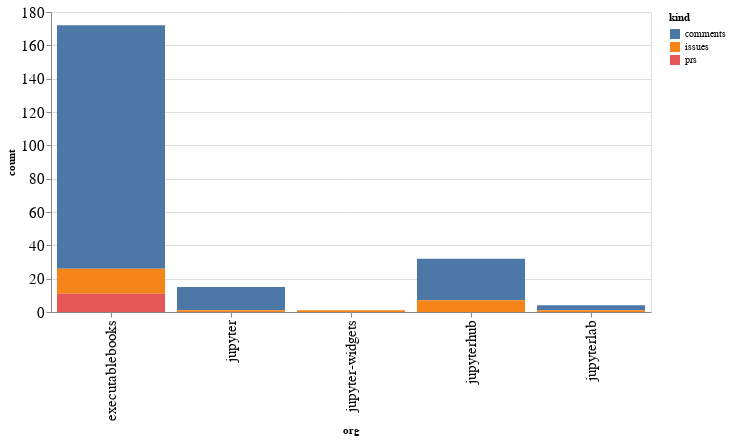

The code cell stored with this chart in its notebook:
### Code cell
alt.Chart(org_summaries, width=600).mark_bar().encode(
    x='org',
    y='count',
    color='kind',
    tooltip="org"
)

### Figure 1 — Vega-Lite specification as saved in the notebook (floating-point values rounded to 4 significant figures)
{"config": {"axisLeft": {"labelFontSize": 15}, "axisBottom": {"labelFontSize": 15}}, "data": {"name": "data-3a3c03db99120b654348c75abdeb2b97"}, "mark": "bar", "encoding": {"color": {"type": "nominal", "field": "kind"}, "tooltip": {"type": "nominal", "field": "org"}, "x": {"type": "nominal", "field": "org"}, "y": {"type": "quantitative", "field": "count"}}, "width": 600, "$schema": "https://vega.github.io/schema/vega-lite/v4.8.1.json", "datasets": {"data-3a3c03db99120b654348c75abdeb2b97": [{"org": "executablebooks", "kind": "comments", "count": 146}, {"org": "executablebooks", "kind": "issues", "count": 15}, {"org": "executablebooks", "kind": "prs", "count": 11}, {"org": "jupyter", "kind": "comments", "count": 14}, {"org": "jupyter", "kind": "issues", "count": 1}, {"org": "jupyter-widgets", "kind": "issues", "count": 1}, {"org": "jupyterhub", "kind": "comments", "count": 25}, {"org": "jupyterhub", "kind": "issues", "count": 7}, {"org": "jupyterlab", "kind": "comments", "count": 3}, {"org": "jupyterlab", "kind": "issues", "count": 1}]}}
